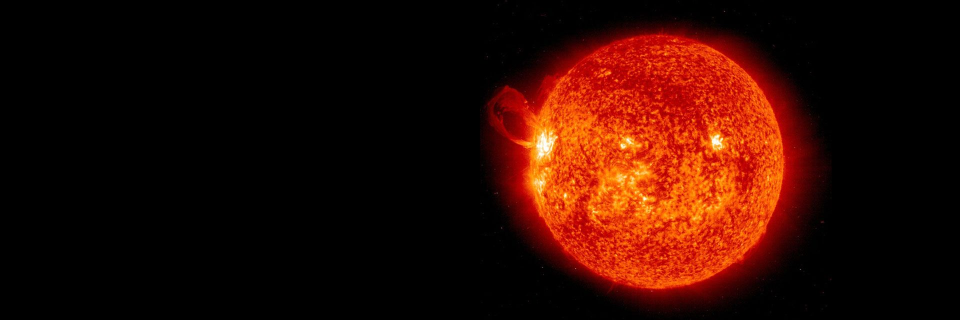
#> input picture images/sun.jpg, 1920 x 640 px, found by its file name (shown at 1/2 size)
$ python Tratamiento_Imagenes.py   (older library calls are emulated)
#> lines starting #> are read from the running program, lines starting #| are printed output that depends on the picture; after the words box and inside, x2 and y2 are one past the last pixel; in counts of white or black regions, pixels touching at a corner belong together
import numpy as np
import matplotlib.pyplot as plt
import cv2
cv2.__version__

# Lectura de imagen en BGR y conversión a RGB para visualización con matplotlib
img = cv2.imread("DSP_LabII_Filtrado_Signals_ndims/images/sun.jpg", 1)
#> img is the input picture: shape (640, 1920, 3); mean B, G, R 2.4, 11.2, 45.4
img = cv2.cvtColor(img, cv2.COLOR_BGR2RGB)

# Conversión manual de imagen RGB a escala de grises utilizando ponderaciones perceptuales
def rgb2gray(rgb):
    return np.dot(rgb[...,:3], [0.2989, 0.5870, 0.1140])

gray_img = rgb2gray(cv2.imread("DSP_LabII_Filtrado_Signals_ndims/images/sun.jpg",1))

# Transformada de Fourier 2D y desplazamiento del espectro al centro
IMG = np.fft.fft2(gray_img)
IMG = np.fft.fftshift(IMG)
magnitude_spectrum = 20*np.log(np.abs(IMG))

# Creación de una máscara gaussiana para filtrado en frecuencia
sigma_x, sigma_y = 50, 50
(ncols, nrows) = np.shape(gray_img)
#> ncols = 640; nrows = 1920
c_x, c_y = nrows/2, ncols/2
#> c_x = 960; c_y = 320
x = np.linspace(0, nrows, nrows)
#> x = 1920 values from 0 to 1920
y = np.linspace(0, ncols, ncols)
#> y = 640 values from 0 to 640
X, Y = np.meshgrid(x, y)
gaussian_mask = np.exp(-((X-c_x)**2 + (Y-c_y)**2)/(2*sigma_x**2)) / (2*np.pi*sigma_x**2)

# Aplicación del filtro gaussiano sobre el espectro
filtered_IMG = IMG * gaussian_mask

# Transformada inversa para obtener la imagen filtrada en el dominio espacial
ifft_img = np.fft.ifft2(filtered_IMG)

# Visualización de etapas
fig, axes = plt.subplots(3, 2, figsize=(8, 6))
axes[0][0].imshow(img,cmap='gray')
axes[0][0].set_title('Imagen original RGB')
axes[0][0].axis('off')

axes[0][1].imshow(gray_img,cmap='gray')
axes[0][1].set_title('Imagen en escala de grises')
axes[0][1].axis('off')

axes[1][0].imshow(magnitude_spectrum, cmap = 'magma')
axes[1][0].set_title('Magnitud del especto gray')
axes[1][0].axis('off')

axes[1][1].imshow(gaussian_mask, cmap = 'gray')
axes[1][1].set_title('Máscara Gaussiana')
axes[1][1].axis('off')

axes[2][0].imshow(20*np.log(np.abs(filtered_IMG)), cmap = 'magma')
axes[2][0].set_title('Espectro filtrado')
axes[2][0].axis('off')

axes[2][1].imshow(np.abs(ifft_img), cmap = 'gray')
axes[2][1].set_title('Imagen filtrada')
axes[2][1].axis('off')

plt.tight_layout()
plt.show()

# Filtro Gaussiano en el dominio espacial con OpenCV
gauss_img = cv2.GaussianBlur(gray_img, (7, 7), 0)

# Canny para detección de bordes
gray_u8 = gray_img.astype(np.uint8)
bordes = cv2.Canny(gray_u8, 110, 250, 15)
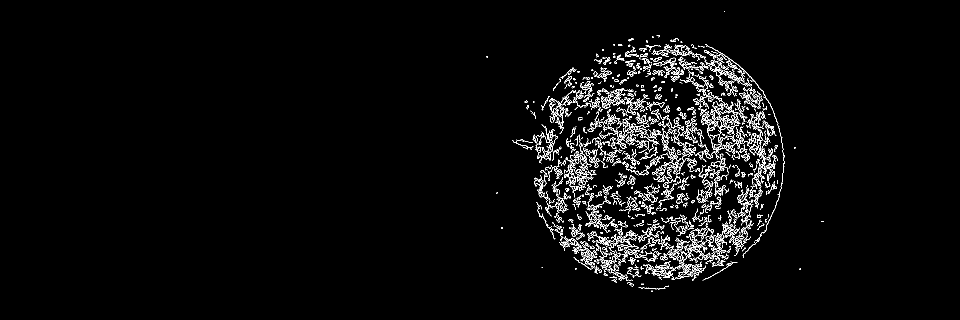
#> bordes: shape (640, 1920) (shown at 1/2 size); 3% white in thin lines or dots, all inside (x1, y1, x2, y2) = (973, 23, 1648, 584)

# Sobel para detección de gradientes en X e Y
fig, axes = plt.subplots(3, 1, figsize=(6, 8))
gray_u8 = gray_img.astype(np.uint8)
sobelx = cv2.Sobel(gray_u8, cv2.CV_64F, 1, 0, ksize=15)
sobely = cv2.Sobel(gray_u8, cv2.CV_64F, 0, 1, ksize=15)
sobel = cv2.magnitude(sobelx, sobely)
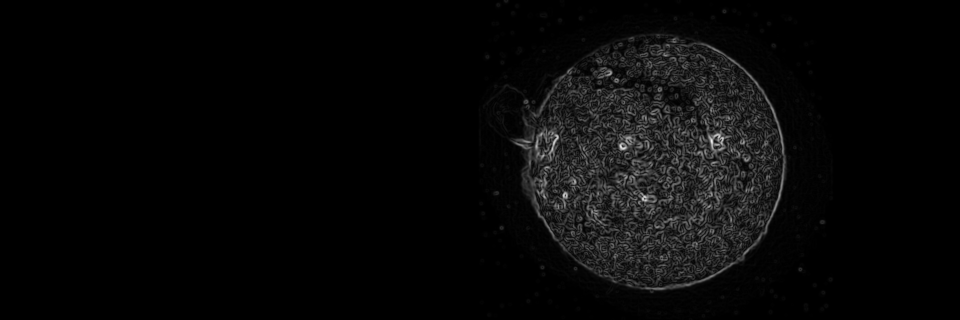
#> sobel: shape (640, 1920) float64 (shown at 1/2 size); min 0, max 3.57e+09, mean 113458476.8; drawn with min black and max white

axes[0].imshow(sobelx, cmap='gray')
axes[0].set_title('Filtro Sobel X')
axes[0].axis('off')
axes[1].imshow(sobely, cmap='gray')
axes[1].set_title('Filtro Sobel Y')
axes[1].axis('off')
axes[2].imshow(sobel, cmap='gray')
axes[2].set_title('Filtro Sobel magnitud')
axes[2].axis('off')
plt.show()

# Comparación Canny vs Sobel
fig, axes = plt.subplots(3, 1, figsize=(6, 8))
axes[0].imshow(gray_img, cmap='gray')
axes[0].set_title('Imagen original en escala de grises')
axes[0].axis('off')
axes[1].imshow(bordes, cmap='gray')
axes[1].set_title('Filtro Canny para detección de bordes')
axes[1].axis('off')
axes[2].imshow(sobel, cmap='gray')
axes[2].set_title('Filtro Sobel magnitud para detección de bordes')
axes[2].axis('off')
plt.show()

# Detección de círculos con Hough (sobre imagen suavizada)
gauss_img = cv2.GaussianBlur(gray_img, (3, 3), 0)
in_img = gauss_img.astype(np.uint8)
circles = cv2.HoughCircles(in_img, cv2.HOUGH_GRADIENT, 2.5, 500, minRadius=200,maxRadius=320)
#> circles = [[1313.8, 323.8, 252.2]]

print("cantidad de circulos encontrados:", circles.shape[1] if circles is not None else 0)
#| cantidad de circulos encontrados: 1

# Conversión a BGR para superponer círculos y centros
cimg = cv2.cvtColor(in_img, cv2.COLOR_GRAY2BGR)
if circles is not None:
    circles = np.uint16(np.around(circles))
#> circles = [[1314, 324, 252]]
    for i in circles[0,:]:
        cv2.circle(cimg,(i[0],i[1]),i[2],(155,200,50),12) # círculos
        cv2.circle(cimg,(i[0],i[1]),5,(255,0,0),15)      # centros
#> this loop made 1 pass
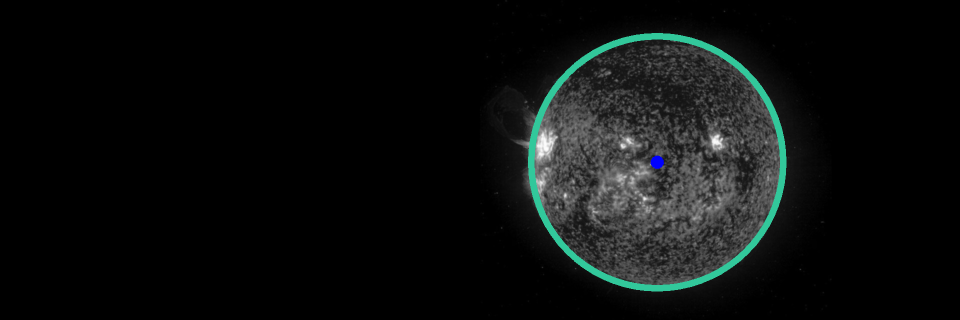
#> cimg: shape (640, 1920, 3) (shown at 1/2 size); mean B, G, R 14.1, 14.7, 12.2

o_img = img.astype(np.uint8)

if circles is not None:
    circles = np.uint16(np.around(circles))
    for i in circles[0,:]:
        cv2.circle(o_img,(i[0],i[1]),i[2],(0,0,255),12)
        cv2.circle(o_img,(i[0],i[1]),5,(0,0,255),15)
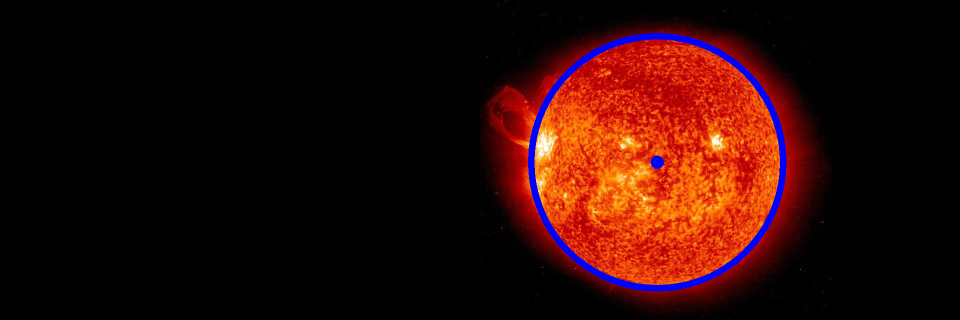
#> o_img: shape (640, 1920, 3) (shown at 1/2 size); mean R, G, B 41.8, 10.3, 6.7

# Visualización de círculos detectados sobre imagen filtrada y original
fig, axes = plt.subplots(2, 1, figsize=(6, 5))
axes[0].imshow(cimg)
axes[0].set_title('Imagen gray con círculos detectados')
axes[0].axis('off')
axes[1].imshow(o_img)
axes[1].set_title('Círuclos detectados plotteados sobre la imagen original')
axes[1].axis('off')
plt.tight_layout()
plt.show()
#> figure, not shown here; B, G, R data is drawn as R, G, B

# Visualización por canales RGB independientes
cmaps = ['Reds', 'Greens', 'Blues']
h, w = in_img.shape
#> h = 640; w = 1920
fig, axes = plt.subplots(4, 1, figsize=(6, 8))
axes[0].imshow(img)
axes[0].set_title('Imagen original RGB')
axes[0].axis('off')

for channel in range(3):
    rgb_img = np.zeros((h, w, 3), dtype=np.uint8)
    rgb_img[..., channel] = img[...,channel]
    axes[channel+1].imshow(rgb_img, cmap=cmaps[channel])
    axes[channel+1].set_title('Canal '+ cmaps[channel])
    axes[channel+1].axis('off')

plt.tight_layout()
plt.show()
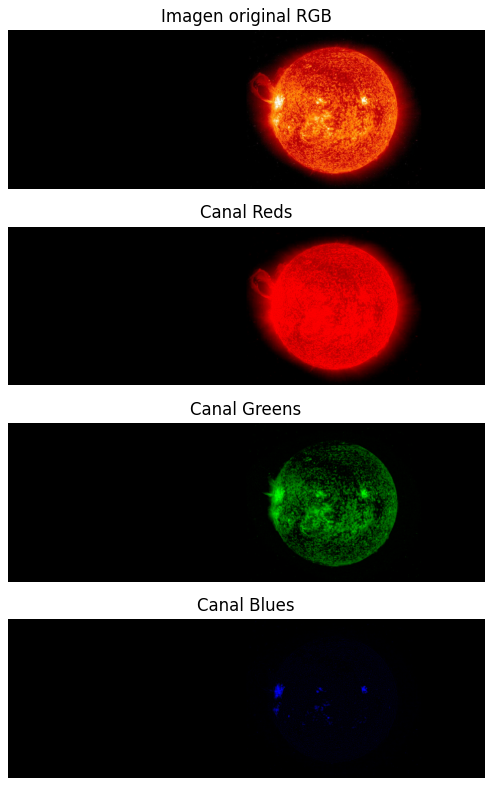
#> figure drawn by matplotlib, 4 panels

# Enfoque por canal verde para mejorar la detección de círculos
in_img = img[...,1].astype(np.uint8)
in_img = cv2.GaussianBlur(in_img, (5, 5), 0)
circles = cv2.HoughCircles(in_img, cv2.HOUGH_GRADIENT, 2.0, 600, minRadius=200,maxRadius=320)
#> circles = [[1313, 323, 253.4]]

print("cantidad de circulos encontrados:", circles.shape[1] if circles is not None else 0)
#| cantidad de circulos encontrados: 1

h, w = in_img.shape
rgb_img = np.zeros((h, w, 3), dtype=np.uint8)
rgb_img[..., 1] = in_img  # reconstrucción imagen solo canal verde

if circles is not None:
    circles = np.uint16(np.around(circles))
#> circles = [[1313, 323, 253]]
    for i in circles[0,:]:
        cv2.circle(rgb_img,(i[0],i[1]),i[2],(0,0,255),12)
        cv2.circle(rgb_img,(i[0],i[1]),5,(255,0,0),15)
#> this loop made 1 pass
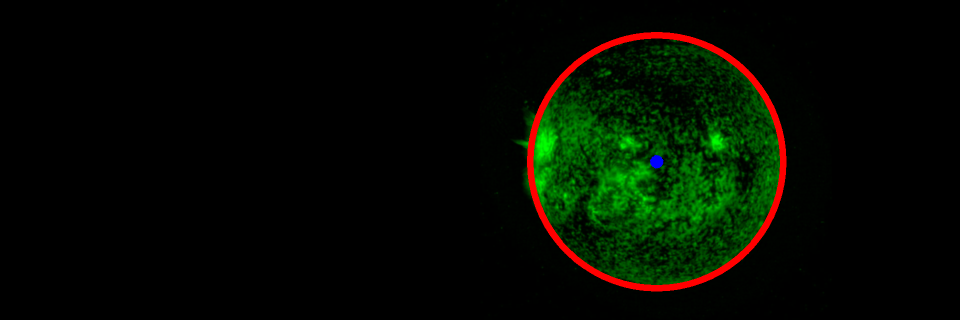
#> rgb_img: shape (640, 1920, 3) (shown at 1/2 size); mean of channels 0, 1, 2 0.1, 10.4, 4.3; drawn as B, G, R

o_img = img.astype(np.uint8)

if circles is not None:
    circles = np.uint16(np.around(circles))
    for i in circles[0,:]:
        cv2.circle(o_img,(i[0],i[1]),i[2],(0,0,255),12)
        cv2.circle(o_img,(i[0],i[1]),5,(0,0,255),15)
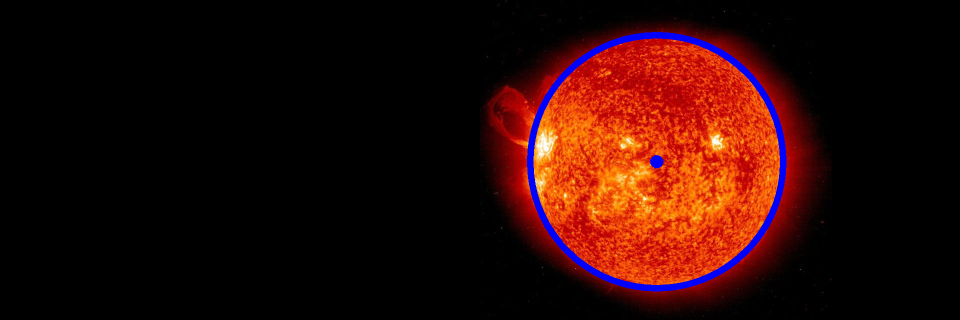
#> o_img: shape (640, 1920, 3) (shown at 1/2 size); mean R, G, B 41.8, 10.4, 6.7

fig, axes = plt.subplots(2, 1, figsize=(6, 5))
axes[0].imshow(rgb_img,cmap='Greens')
axes[0].set_title('Canal verdes con círculos detectados')
axes[0].axis('off')
axes[1].imshow(o_img)
axes[1].set_title('Círuclos detectados plotteados sobre la imagen original')
axes[1].axis('off')
plt.tight_layout()
plt.show()
